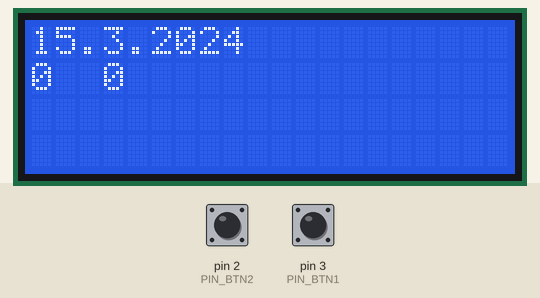
Simulated run of this sketch. Board: Arduino Mega 2560, built with avr-gcc and run on an emulated ATmega2560. Shown: 20×4 character LCD. The test bench sets the inputs (shaded band); at power-on: pin 2 (PIN_BTN2) LOW, pin 3 (PIN_BTN1) LOW. The local clock reads 2024-03-15 10:24:30 at power-on unless the sketch sets it.

Above: at 3.3 s.
3.4 s: pin 2 (PIN_BTN2) pulled HIGH for 0.15 s
At 4.5 s:
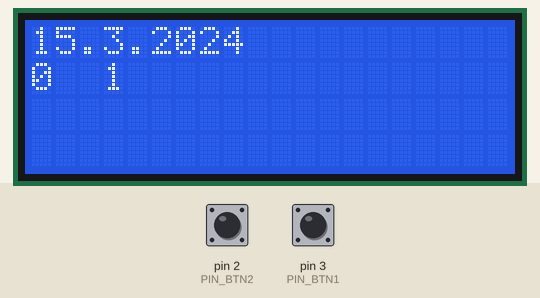
5.0 s: pin 3 (PIN_BTN1) pulled HIGH for 0.15 s
At 5.9 s:
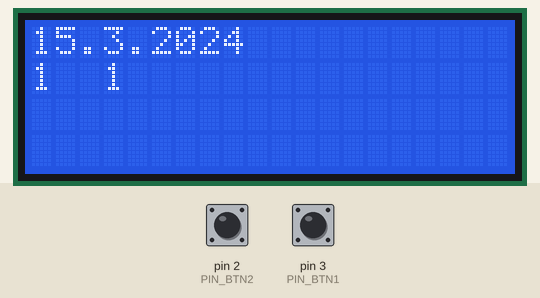
6.6 s: pin 2 (PIN_BTN2) pulled HIGH for 1 s
9.1 s: pin 3 (PIN_BTN1) pulled HIGH for 1 s
At 10.0 s:
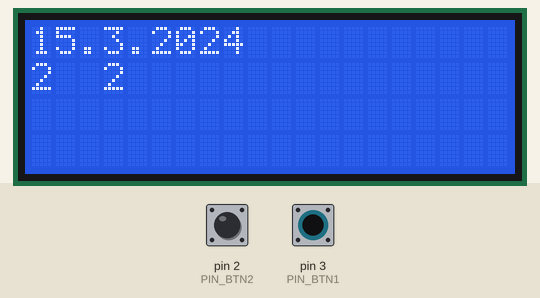
Timing chart, 0 to 12.1 s (numbered marks = the images above; inputs shaded):
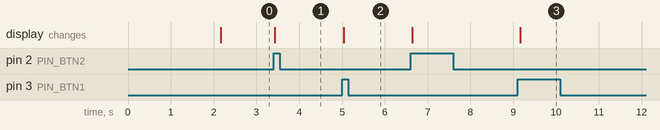

The sketch:

WSRJ_TEST.ino
```cpp
#define PIN_LED 23
#define PIN_BTNS_1 35
#define PIN_BTNS_2 37
#define PIN_BTNS_3 39
#define PIN_BTNS_4 41
#define PIN_BTNS_5 43
#define PIN_BTNS_6 45
#define PIN_BTNS_7 47
#define PIN_BTNS_8 49
#define PIN_WATER A0
#define PIN_SERVO 10
#define PIN_LIGHT A1
#define PIN_IR_1 24
#define PIN_IR_2 22
#define PIN_SMOKE_A A3
#define PIN_SMOKE_D 52
#define PIN_PIR 31
#define PIN_TEMP 33
#define PIN_SOUND 8
#define PIN_BTN1 3
#define PIN_BTN2 2
#define PIN_POT A2

#include <Wire.h>
#include <LiquidCrystal_I2C.h>
#include "RTClib.h"

RTC_DS1307 rtc;
LiquidCrystal_I2C lcd(0x27, 20, 4);  // set the LCD address to 0x27 for a 16 chars and 2 line display
char daysOfTheWeek[7][12] = {"Sunday", "Monday", "Tuesday", "Wednesday", "Thursday", "Friday", "Saturday"};

#define BTN_DELAY 10000
struct MyButton {
  uint32_t lastTime;
  bool value;
  uint32_t changed;
};
MyButton btn1, btn2;

void intbtn1(){
  if (micros() > btn1.lastTime + BTN_DELAY){
    btn1.value = 1;
    btn1.changed++;
  }
}
void intbtn2(){
  if (micros() > btn2.lastTime + BTN_DELAY){
    btn2.value = 1;
    btn2.changed++;
  }
}

void setup()
{
  Serial.begin(57600);
  if (! rtc.begin()) {
    Serial.println("Couldn't find RTC");
    while (1);
  }

  lcd.init();                      // initialize the lcd
  lcd.init();
  // Print a message to the LCD.
  lcd.backlight();
  lcd.setCursor(0,0);
  lcd.print("alex.trofimov@");
  lcd.setCursor(9,1);
  lcd.print("chkalovc.ru");
  delay(2000);
  attachInterrupt(digitalPinToInterrupt(PIN_BTN1), intbtn1, RISING);
  attachInterrupt(digitalPinToInterrupt(PIN_BTN2), intbtn2, RISING);
  lcd.clear();
}

void loop()
{
  DateTime now = rtc.now();
  lcd.setCursor(0, 0);
  lcd.print(now.day(), DEC);
  lcd.print('.');
  lcd.print(now.month(), DEC);
  lcd.print('.');
  lcd.print(now.year(), DEC);
  lcd.setCursor(0, 1);
  lcd.print(btn1.changed, DEC);
  lcd.setCursor(3, 1);
  lcd.print(btn2.changed, DEC);


  delay(100);
}
```

Measured:
- after the input at 3.4 s, the display: changes at once (image 1)
- after the input at 5.0 s, the display: changes at once (image 2)
- after the input at 9.1 s, the display: changes after 0.06 s (image 3)
